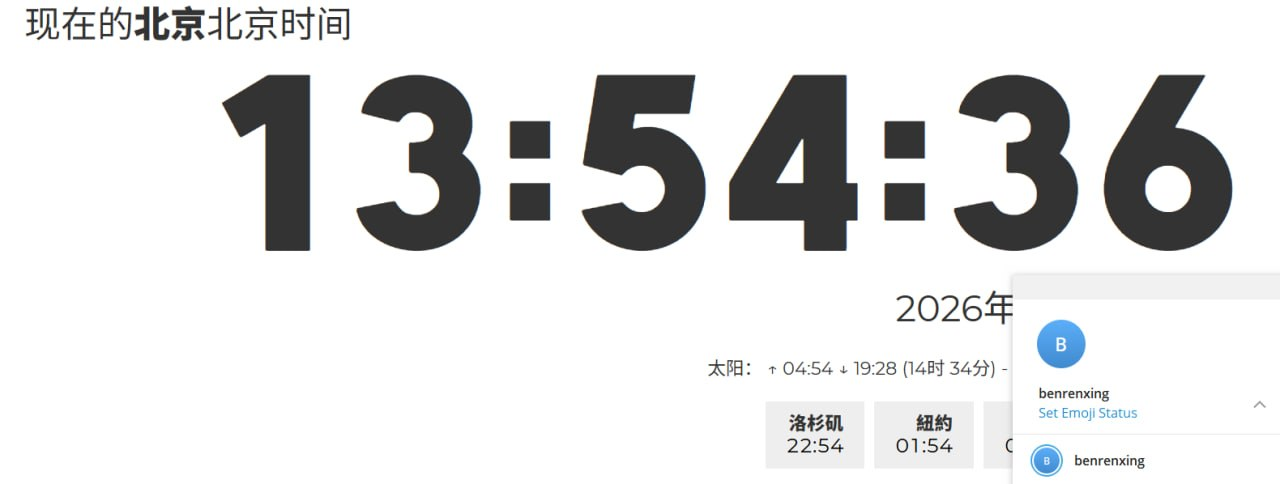
#> input picture scripts/_replay_cache_1354.jpg, 1280 x 484 px
$ python -i set_bot_profile_photo.py   (imports and definitions only)
#> lines starting #> are read from the running program, lines starting #| are printed output that depends on the picture
"""将本地图片设为 Telegram Bot 头像（setMyProfilePhoto）。

用法:
  python scripts/set_bot_profile_photo.py path/to/avatar.png
  python scripts/set_bot_profile_photo.py assets/bot_avatar.jpg

说明:
  - 自动裁切为正方形并转为 JPG（Telegram 静态头像要求）
  - 也可在 @BotFather 里用 /setuserpic 手动上传，无需本脚本
"""
from __future__ import annotations

import argparse
import asyncio
import io
import json
import os
import sys
from pathlib import Path

import aiohttp
from dotenv import load_dotenv
from PIL import Image

_ROOT = Path(__file__).resolve().parents[1]
if str(_ROOT) not in sys.path:
    sys.path.insert(0, str(_ROOT))


def _prepare_jpeg_bytes(path: Path, *, size: int = 512) -> bytes:
#> called with path = '_replay_cache_1354.jpg', size = 512
    img = Image.open(path).convert("RGB")
#> img is the input picture: PIL image 1280x484 RGB; mean R, G, B 224, 224.5, 224.6
    w, h = img.size
#> w = 1280; h = 484
    side = min(w, h)
#> side = 484
    left = (w - side) // 2
#> left = 398
    top = (h - side) // 2
#> top = 0
    img = img.crop((left, top, left + side, top + side))
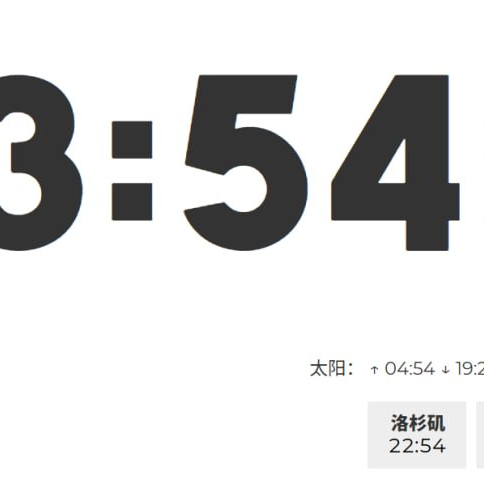
#> img: PIL image 484x484 RGB; mean R, G, B 217.2, 217.3, 217.2
    if side != size:
        img = img.resize((size, size), Image.Resampling.LANCZOS)
#> img: PIL image 512x512 RGB
    buf = io.BytesIO()
    img.save(buf, format="JPEG", quality=92)
    return buf.getvalue()


# [15 lines not run here, left out]


def main() -> None:
    load_dotenv(_ROOT / ".env", override=True, encoding="utf-8")
    parser = argparse.ArgumentParser(description="设置 Telegram Bot 头像")
    parser.add_argument("image", type=Path, help="头像图片路径（PNG/JPG 均可）")
    args = parser.parse_args()
    path = args.image.expanduser().resolve()
    if not path.is_file():
        print(f"文件不存在: {path}")
        sys.exit(1)
    token = (os.getenv("TELEGRAM_BOT_TOKEN") or "").strip()
    if not token:
        print("缺少 TELEGRAM_BOT_TOKEN（.env）")
        sys.exit(1)
    data = asyncio.run(set_profile_photo(token=token, image_path=path))
    if data.get("ok"):
        print("头像设置成功")
        return
    print("设置失败:", data.get("description") or data)
    sys.exit(1)


# [2 lines not run here, left out]

>>> result = _prepare_jpeg_bytes('_replay_cache_1354.jpg')

$ run again, on scripts/_tg_compressed_rapunzelli.jpg
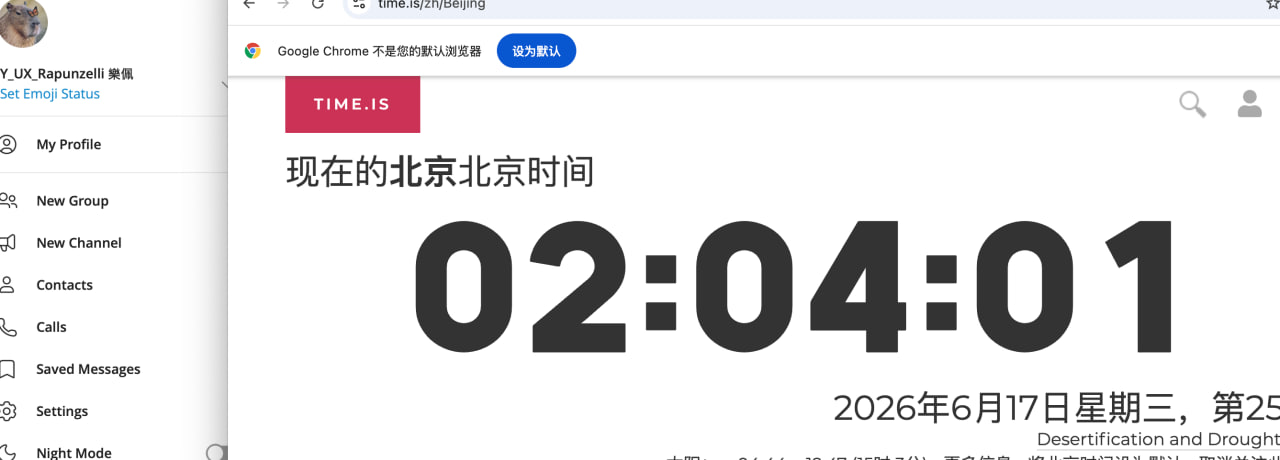
#> input picture scripts/_tg_compressed_rapunzelli.jpg, 1280 x 460 px
#> in _prepare_jpeg_bytes, img is the input picture: PIL image 1280x460 RGB; mean R, G, B 229.2, 227.7, 228.9
#> in _prepare_jpeg_bytes, `img = img.crop((left, top, left + side, top + side))`:
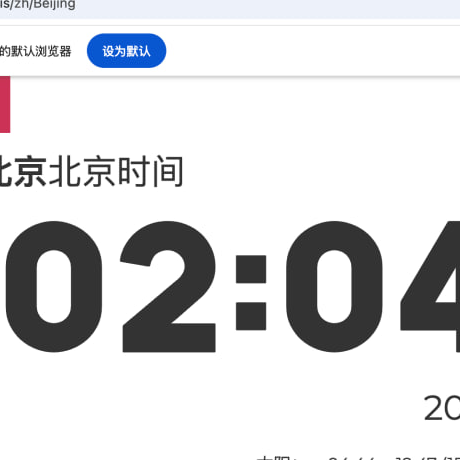
#> img: PIL image 460x460 RGB; mean R, G, B 218.4, 219, 220.7
#> in _prepare_jpeg_bytes, `img = img.resize((size, size), Image.Resampling.LANCZOS)`:
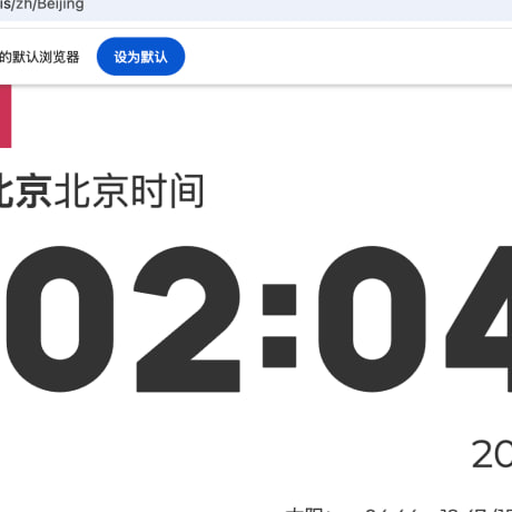
#> img: PIL image 512x512 RGB; mean R, G, B 218.3, 218.9, 220.6
